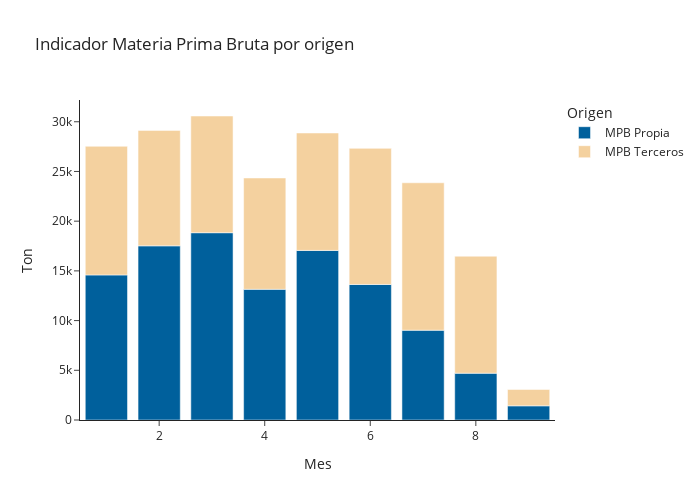

The cell this chart's notebook holds for it:
### Code cell
import plotly.express as px
from plotly.subplots import make_subplots
import plotly.graph_objects as go

datos_w=pd.pivot_table(datos, index='Mes', columns='Propiedad', values='Valor', aggfunc=np.sum)

fig_industria = px.bar(datos_w, x=datos_w.index,
            y=['MPB Propia','MPB Terceros'], title="Indicador Materia Prima Bruta por origen",
            labels={'Mes':'Mes','value':'Ton','variable':'Origen'},
            color_discrete_map={"MPB Propia": "#00609C", "MPB Terceros": "#F4D19F"},
            template="simple_white",
            width=700, 
            height=500,
            )

fig_industria.show()

### Figure 1 — Plotly figure (JSON) as saved in the notebook; plotly's stock layout.template omitted (floating-point values rounded to 4 significant figures)
{"data": [{"alignmentgroup": "True", "hovertemplate": "Origen=MPB Propia<br>Mes=%{x}<br>Ton=%{y}<extra></extra>", "legendgroup": "MPB Propia", "marker": {"color": "#00609C", "pattern": {"shape": ""}}, "name": "MPB Propia", "offsetgroup": "MPB Propia", "orientation": "v", "showlegend": true, "textposition": "auto", "type": "bar", "x": [1, 2, 3, 4, 5, 6, 7, 8, 9], "xaxis": "x", "y": [14590.0, 17520.0, 18840.0, 13150.0, 17060.0, 13630.0, 9032.0, 4707.0, 1426.0], "yaxis": "y"}, {"alignmentgroup": "True", "hovertemplate": "Origen=MPB Terceros<br>Mes=%{x}<br>Ton=%{y}<extra></extra>", "legendgroup": "MPB Terceros", "marker": {"color": "#F4D19F", "pattern": {"shape": ""}}, "name": "MPB Terceros", "offsetgroup": "MPB Terceros", "orientation": "v", "showlegend": true, "textposition": "auto", "type": "bar", "x": [1, 2, 3, 4, 5, 6, 7, 8, 9], "xaxis": "x", "y": [12940.0, 11610.0, 11740.0, 11200.0, 11810.0, 13690.0, 14830.0, 11770.0, 1648.0], "yaxis": "y"}], "layout": {"barmode": "relative", "height": 500, "legend": {"title": {"text": "Origen"}, "tracegroupgap": 0}, "title": {"text": "Indicador Materia Prima Bruta por origen"}, "width": 700, "xaxis": {"anchor": "y", "domain": [0, 1], "title": {"text": "Mes"}}, "yaxis": {"anchor": "x", "domain": [0, 1], "title": {"text": "Ton"}}}}
